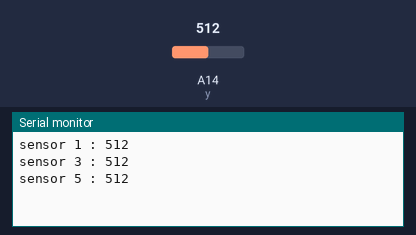
A sketch run on a simulated Arduino Mega 2560, built with avr-gcc and run on an emulated ATmega2560. On the bench: the last lines printed to the serial monitor. Inputs (shaded band) come from the test bench; at power-on: A14 (y) = 512.

Above: at 1.3 s.
1.4 s: A14 (y) set to 716
At 1.9 s:
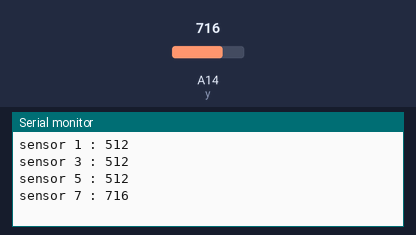
2.9 s: A14 (y) set to 900
At 3.4 s:
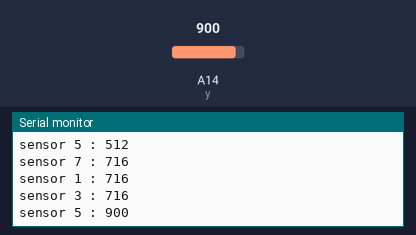
Timing chart, 0 to 5.9 s (numbered marks = the images above; inputs shaded):
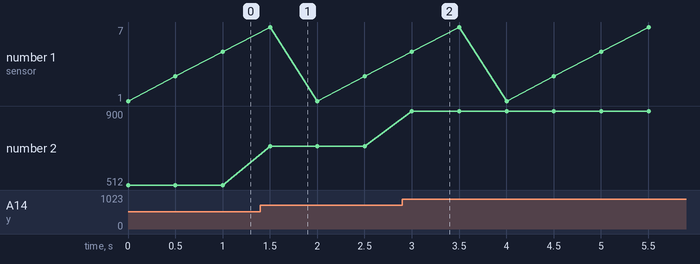

The sketch:

coding_ir_garis.ino
```cpp
int s0 = 21;
int s1 = 22;
int s2 = 23;
int y = 14;

int nilaiInput = 0;

void setup() {
  // put your setup code here, to run once:
  pinMode(s0, OUTPUT);
  pinMode(s1, OUTPUT);
  pinMode(s2, OUTPUT);

  Serial.begin(9600);
}

void loop() {
  // put your main code here, to run repeatedly:
  for (int i = 1; i < 8 ; i+=2){
  inputMultiplexer(i);
  nilaiInput = analogRead (y);
  Serial.println (nilaiInput);
  delay (500);
}
}
  void inputMultiplexer (int y) {
//    if (y == 0) {
//      digitalWrite (s0, LOW);
//      digitalWrite (s1, LOW);
//      digitalWrite (s2, LOW);
//      Serial.print ("sensor 0 : ");
//    }
     if (y == 1) {
      digitalWrite (s0, HIGH);
      digitalWrite (s1, LOW);
      digitalWrite (s2, LOW);
      Serial.print ("sensor 1 : ");
  }
//    else if (y == 2) {
//      digitalWrite (s0, LOW);
//      digitalWrite (s1, HIGH);
//      digitalWrite (s2, LOW);
//      Serial.print ("sensor 2 : ");
//    }
    else if (y == 3) {
      digitalWrite (s0, HIGH);
      digitalWrite (s1, HIGH);
      digitalWrite (s2, LOW);
      Serial.print ("sensor 3 : ");
    }
//    else if (y == 4) {
//      digitalWrite (s0, LOW);
//      digitalWrite (s1, LOW);
//      digitalWrite (s2, HIGH);
//      Serial.print ("sensor 4 : ");
//    }
    else if (y == 5) {
      digitalWrite (s0, HIGH);
      digitalWrite (s1, LOW);
      digitalWrite (s2, HIGH);
      Serial.print ("sensor 5 : ");
    }
//    else if (y == 6) {
//      digitalWrite (s0, LOW);
//      digitalWrite (s1, HIGH);
//      digitalWrite (s2, HIGH);
//      Serial.print ("sensor 6 : ");
//    }
    else if (y == 7) {
      digitalWrite (s0, HIGH);
      digitalWrite (s1, HIGH);
      digitalWrite (s2, HIGH);
      Serial.print ("sensor 7 : ");
    }
//    else {
//      digitalWrite (s0, LOW);
//      digitalWrite (s1, LOW);
//      digitalWrite (s2, LOW);
//    }
  }
```

Measured:
- after the input at 1.4 s, the serial monitor: prints a new line after 0.10 s (image 1)
- after the input at 2.9 s, the serial monitor: prints a new line after 0.10 s (image 2)
- plotted number 2: 512 → 716 after the input at 1.4 s, 716 → 900 after the input at 2.9 s
